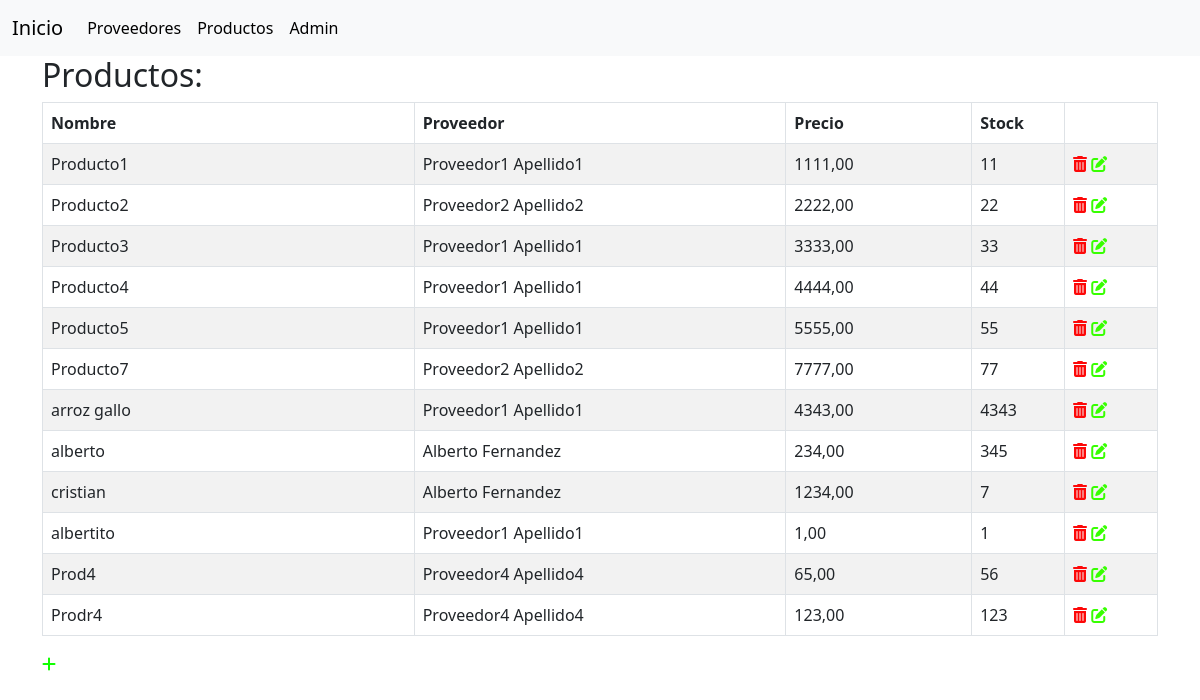
The app's page /producto/all, older data.
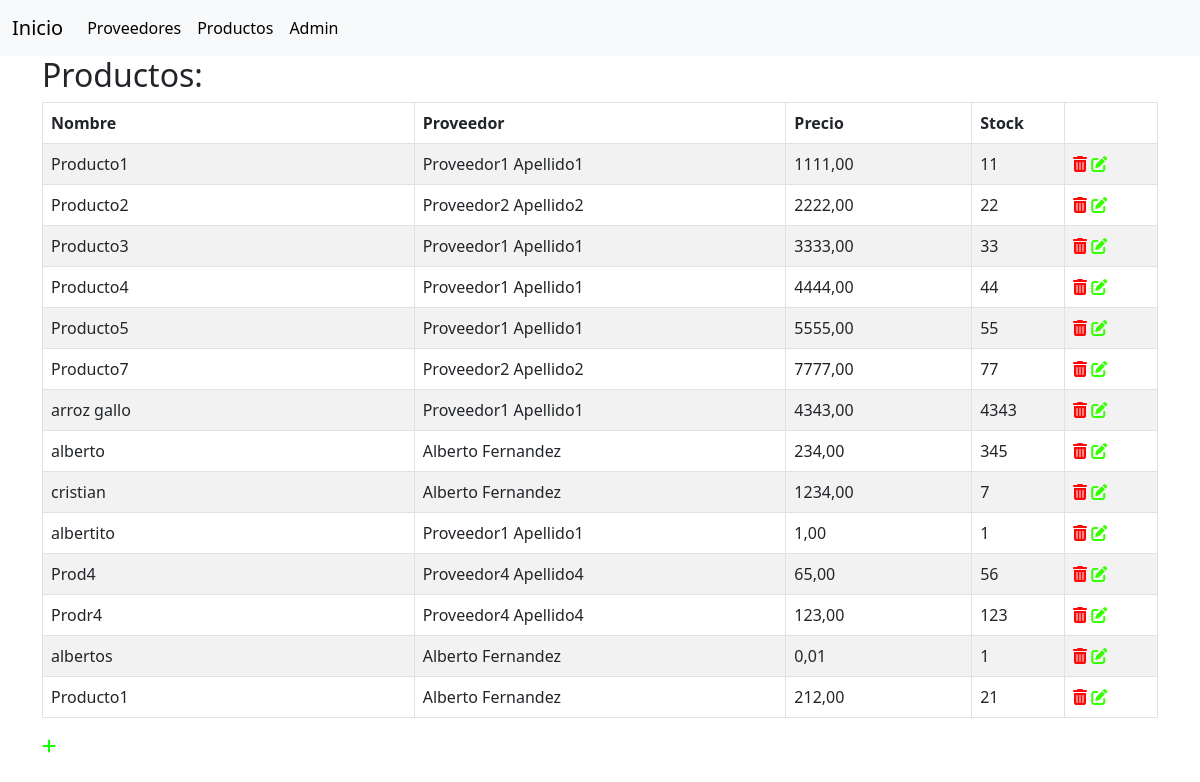
The same page, newer data.
### compra/models.py (models this page shows, shortened)
class Producto(models.Model):
    proveedor = models.ForeignKey(Proveedor, on_delete=models.PROTECT)
    nombre = models.CharField(max_length=100)
    precio = models.DecimalField(max_digits=10, decimal_places=2)
    stock_actual = models.IntegerField()
    class Meta:
        unique_together = ('proveedor', 'nombre')

class Proveedor(models.Model):
    nombre = models.CharField(max_length=50)
    apellido = models.CharField(max_length=50)
    dni = models.IntegerField(unique=True)
    fecha_registro = models.DateTimeField(auto_now_add=True)
    fecha_modificacion = models.DateTimeField(auto_now_add=True)
    def __str__(self):
        return self.nombre_completo()
    def nombre_completo(self):
        return f'{self.nombre} {self.apellido}'

### compra/views.py (the view)
# urls.py: path('producto/all', views.productos_view, name="productos"),
def productos_view(request):
    productos = Producto.objects.all()
    return render(request, 'productos.html', {
        'productos': productos
    })

### compra/templates/productos.html (shortened to what this page needs)
{% extends 'base.html' %}
{% block 'content' %}
<h2> Productos: </h2>
<table class="table table-striped table-bordered table-responsive table-hover">
    <thead>
        <tr>
            <th class="th-sm" >Nombre</th>
            <th class="th-sm" >Proveedor</th>
            <th class="th-sm" >Precio</th>
            <th class="th-sm" >Stock</th>
            <th></th>
        </tr>
    </thead>
    <tbody>
    {% for p in productos %}
        <tr>
            <td class="col-4">{{ p.nombre }}</td>
            <td class="col-4">{{ p.proveedor }}</td>
            <td class="col-2">{{ p.precio }}</td>
            <td class="col-1">{{ p.stock_actual }}</td>
            <td class="col-1">
                <a title ="Eliminar" href="{% url 'producto-delete' p.id %}" onclick="return confirm('¿Esta seguro que quiere eliminar el Producto?')"><i class="fa-solid fa-trash-can" style="color: #fd0808;"></i></a>
                <a title ="Modificar" href="{% url 'producto-update' p.id %}"><i class="fa-solid fa-pen-to-square" style="color: #37ff00;"></i></a>
            </td>
        </tr>
    {% endfor %}
    </tbody>
</table>
<a title ="Agrega Producto" href="{% url 'producto-create' %}" ><i class="fa-solid fa-plus" style="color: #11ff00;"></i></a>
{% endblock %}

Row changes from the older to the newer data that the page shows:
added Producto: nombre "albertos", proveedor "Alberto Fernandez", precio "0,01", stock_actual "1"
added Producto: nombre "Producto1", proveedor "Alberto Fernandez", precio "212,00", stock_actual "21"
